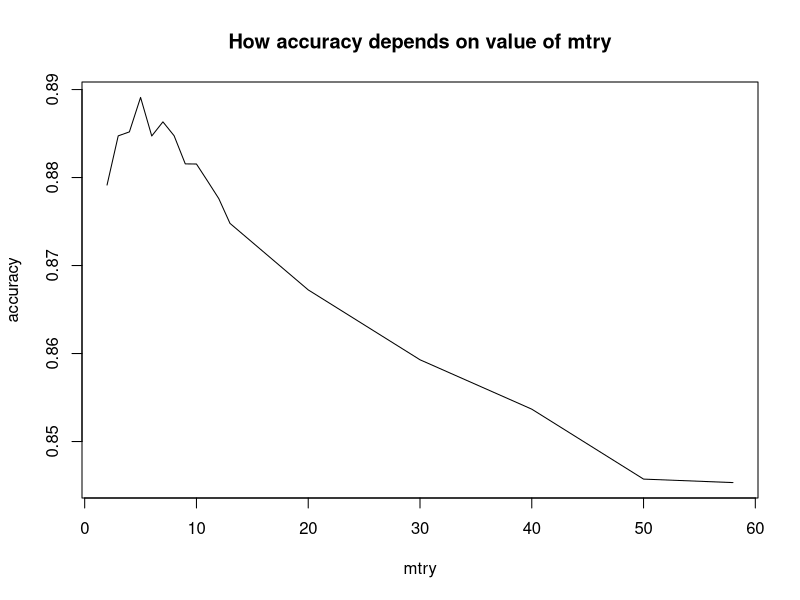

This figure's R source:
## ---- chunk 1
mtry=c(2,3,4,5,6,7,8,9,10,11,12,13,20,30,40,50,58)
accuracy=c(0.8791482,0.8847375,0.8851897,0.8891076,0.8847228,0.8863295,0.8847513,0.881553,0.8815384,0.8795873,0.8776029,0.8747917,0.8672327,0.8592908, 0.8536778,0.845731,0.8453343)
plot(mtry,accuracy,type="l",main="How accuracy depends on value of mtry")
